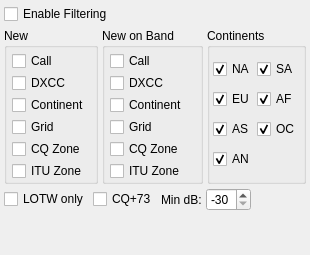
                  <widget class="QWidget" name="tab_filtering">
                   <attribute name="title">
                    <string>F</string>
                   </attribute>
                   <layout class="QVBoxLayout" name="verticalLayout_filtering">
                    <property name="spacing">
                     <number>4</number>
                    </property>
                    <property name="leftMargin">
                     <number>4</number>
                    </property>
                    <property name="topMargin">
                     <number>4</number>
                    </property>
                    <property name="rightMargin">
                     <number>4</number>
                    </property>
                    <property name="bottomMargin">
                     <number>4</number>
                    </property>
                    <item>
                     <widget class="QCheckBox" name="cb_filtering">
                      <property name="toolTip">
                       <string>Enable/disable all filtering</string>
                      </property>
                      <property name="text">
                       <string>Enable Filtering</string>
                      </property>
                     </widget>
                    </item>
                    <item>
                     <layout class="QHBoxLayout" name="horizontalLayout_newfilters">
                      <item>
                       <widget class="QGroupBox" name="groupBox_new">
                        <property name="toolTip">
                         <string>Hide stations already worked (any band)</string>
                        </property>
                        <property name="title">
                         <string>New</string>
                        </property>
                        <layout class="QVBoxLayout" name="verticalLayout_new">
                         <property name="spacing">
                          <number>2</number>
                         </property>
                         <property name="leftMargin">
                          <number>5</number>
                         </property>
                         <property name="topMargin">
                          <number>3</number>
                         </property>
                         <property name="rightMargin">
                          <number>5</number>
                         </property>
                         <property name="bottomMargin">
                          <number>0</number>
                         </property>
                         <item>
                          <widget class="QCheckBox" name="cb_callB4">
                           <property name="text">
                            <string>Call</string>
                           </property>
                          </widget>
                         </item>
                         <item>
                          <widget class="QCheckBox" name="cb_countryB4">
                           <property name="text">
                            <string>DXCC</string>
                           </property>
                          </widget>
                         </item>
                         <item>
                          <widget class="QCheckBox" name="cb_continentB4">
                           <property name="text">
                            <string>Continent</string>
                           </property>
                          </widget>
                         </item>
                         <item>
                          <widget class="QCheckBox" name="cb_gridB4">
                           <property name="text">
                            <string>Grid</string>
                           </property>
                          </widget>
                         </item>
                         <item>
                          <widget class="QCheckBox" name="cb_CQZoneB4">
                           <property name="text">
                            <string>CQ Zone</string>
                           </property>
                          </widget>
                         </item>
                         <item>
                          <widget class="QCheckBox" name="cb_ITUZoneB4">
                           <property name="text">
                            <string>ITU Zone</string>
                           </property>
                          </widget>
                         </item>
                        </layout>
                       </widget>
                      </item>
                      <item>
                       <widget class="QGroupBox" name="groupBox_newonband">
                        <property name="toolTip">
                         <string>Hide stations already worked on the current band</string>
                        </property>
                        <property name="title">
                         <string>New on Band</string>
                        </property>
                        <layout class="QVBoxLayout" name="verticalLayout_newonband">
                         <property name="spacing">
                          <number>2</number>
                         </property>
                         <property name="leftMargin">
                          <number>5</number>
                         </property>
                         <property name="topMargin">
                          <number>3</number>
                         </property>
                         <property name="rightMargin">
                          <number>5</number>
                         </property>
                         <property name="bottomMargin">
                          <number>0</number>
                         </property>
                         <item>
                          <widget class="QCheckBox" name="cb_callB4onBand">
                           <property name="text">
                            <string>Call</string>
                           </property>
                          </widget>
                         </item>
                         <item>
                          <widget class="QCheckBox" name="cb_countryB4onBand">
                           <property name="text">
                            <string>DXCC</string>
                           </property>
                          </widget>
                         </item>
                         <item>
                          <widget class="QCheckBox" name="cb_continentB4onBand">
                           <property name="text">
                            <string>Continent</string>
                           </property>
                          </widget>
                         </item>
                         <item>
                          <widget class="QCheckBox" name="cb_gridB4onBand">
                           <property name="text">
                            <string>Grid</string>
                           </property>
                          </widget>
                         </item>
                         <item>
                          <widget class="QCheckBox" name="cb_CQZoneB4onBand">
                           <property name="text">
                            <string>CQ Zone</string>
                           </property>
                          </widget>
                         </item>
                         <item>
                          <widget class="QCheckBox" name="cb_ITUZoneB4onBand">
                           <property name="text">
                            <string>ITU Zone</string>
                           </property>
                          </widget>
                         </item>
                        </layout>
                       </widget>
                      </item>
                      <item>
                       <widget class="QGroupBox" name="groupBox_continents">
                        <property name="toolTip">
                         <string>Show only stations from selected continents</string>
                        </property>
                        <property name="title">
                         <string>Continents</string>
                        </property>
                        <layout class="QGridLayout" name="gridLayout_continents">
                         <property name="leftMargin">
                          <number>3</number>
                         </property>
                         <property name="topMargin">
                          <number>3</number>
                         </property>
                         <property name="rightMargin">
                          <number>3</number>
                         </property>
                         <property name="bottomMargin">
                          <number>3</number>
                         </property>
                         <property name="spacing">
                          <number>2</number>
                         </property>
                         <item row="0" column="0">
                          <widget class="QCheckBox" name="cb_c_NA">
                           <property name="text">
                            <string>NA</string>
                           </property>
                           <property name="checked">
                            <bool>true</bool>
                           </property>
                          </widget>
                         </item>
                         <item row="0" column="1">
                          <widget class="QCheckBox" name="cb_c_SA">
                           <property name="text">
                            <string>SA</string>
                           </property>
                           <property name="checked">
                            <bool>true</bool>
                           </property>
                          </widget>
                         </item>
                         <item row="1" column="0">
                          <widget class="QCheckBox" name="cb_c_EU">
                           <property name="text">
                            <string>EU</string>
                           </property>
                           <property name="checked">
                            <bool>true</bool>
                           </property>
                          </widget>
                         </item>
                         <item row="1" column="1">
                          <widget class="QCheckBox" name="cb_c_AF">
                           <property name="text">
                            <string>AF</string>
                           </property>
                           <property name="checked">
                            <bool>true</bool>
                           </property>
                          </widget>
                         </item>
                         <item row="2" column="0">
                          <widget class="QCheckBox" name="cb_c_AS">
                           <property name="text">
                            <string>AS</string>
                           </property>
                           <property name="checked">
                            <bool>true</bool>
                           </property>
                          </widget>
                         </item>
                         <item row="2" column="1">
                          <widget class="QCheckBox" name="cb_c_OC">
                           <property name="text">
                            <string>OC</string>
                           </property>
                           <property name="checked">
                            <bool>true</bool>
                           </property>
                          </widget>
                         </item>
                         <item row="3" column="0">
                          <widget class="QCheckBox" name="cb_c_AN">
                           <property name="text">
                            <string>AN</string>
                           </property>
                           <property name="checked">
                            <bool>true</bool>
                           </property>
                          </widget>
                         </item>
                        </layout>
                       </widget>
                      </item>
                     </layout>
                    </item>
                    <item>
                     <layout class="QHBoxLayout" name="horizontalLayout_filteropts">
                      <item>
                       <widget class="QCheckBox" name="cb_f_LOTW">
                        <property name="toolTip">
                         <string>Show only stations confirmed on LOTW</string>
                        </property>
                        <property name="text">
                         <string>LOTW only</string>
                        </property>
                       </widget>
                      </item>
                      <item>
                       <widget class="QCheckBox" name="cbCQonlyIncl73">
                        <property name="toolTip">
                         <string>Include 73/RR73 messages alongside CQ when filtering</string>
                        </property>
                        <property name="text">
                         <string>CQ+73</string>
                        </property>
                       </widget>
                      </item>
                      <item>
                       <layout class="QHBoxLayout" name="horizontalLayout_mindb">
                        <item>
                         <widget class="QLabel" name="label_mindB">
                          <property name="text">
                           <string>Min dB:</string>
                          </property>
                         </widget>
                        </item>
                        <item>
                         <widget class="QSpinBox" name="sbMindB">
                          <property name="toolTip">
                           <string>Minimum signal strength to show (dB)</string>
                          </property>
                          <property name="minimum">
                           <number>-30</number>
                          </property>
                          <property name="maximum">
                           <number>30</number>
                          </property>
                          <property name="value">
                           <number>-30</number>
                          </property>
                         </widget>
                        </item>
                       </layout>
                      </item>
                      <item>
                       <spacer name="horizontalSpacer_filteropts">
                        <property name="orientation">
                         <enum>Qt::Horizontal</enum>
                        </property>
                        <property name="sizeHint" stdset="0">
                         <size>
                          <width>40</width>
                          <height>20</height>
                         </size>
                        </property>
                       </spacer>
                      </item>
                     </layout>
                    </item>
                    <item>
                     <spacer name="verticalSpacer_filtering">
                      <property name="orientation">
                       <enum>Qt::Vertical</enum>
                      </property>
                      <property name="sizeHint" stdset="0">
                       <size>
                        <width>20</width>
                        <height>40</height>
                       </size>
                      </property>
                     </spacer>
                    </item>
                   </layout>
                  </widget>
